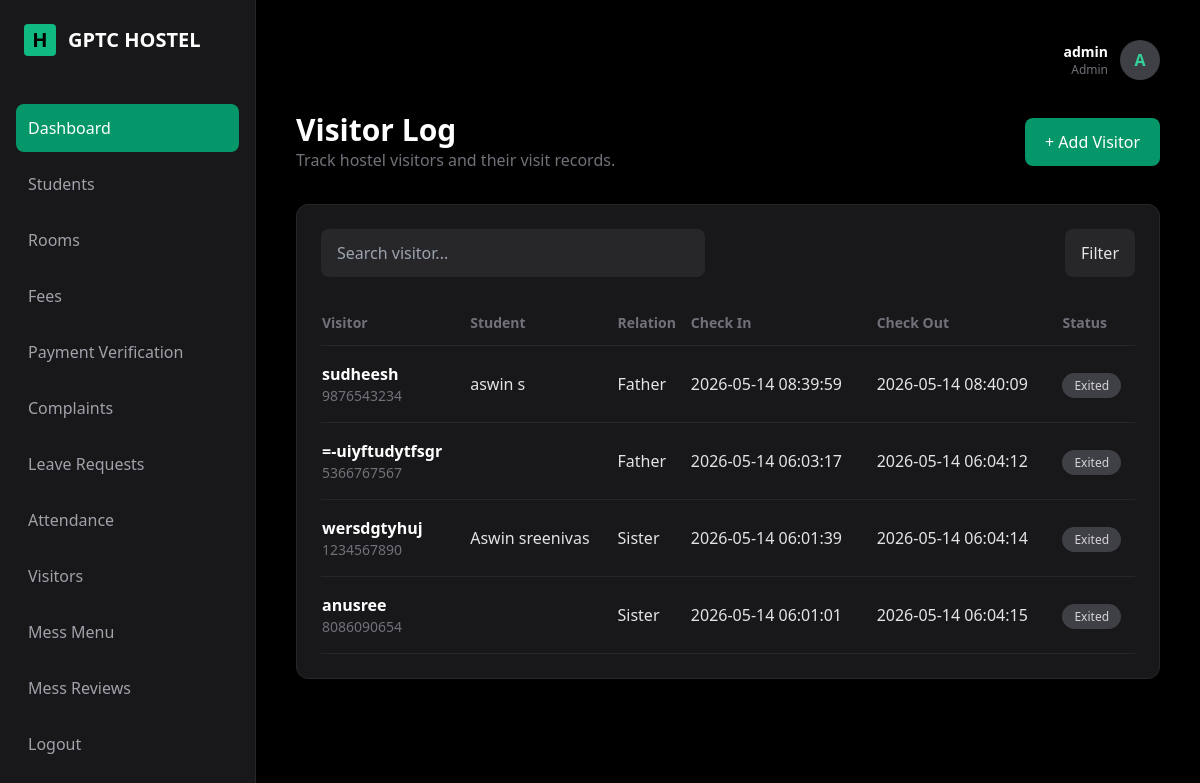
Screenshot of /admin/visitors.php (signed in) with the database file from the repository.
### tables this page shows
CREATE TABLE `visitors` (
  `visitor_id` int(11) NOT NULL,
  `visitor_name` varchar(100) DEFAULT NULL,
  `phone` varchar(20) DEFAULT NULL,
  `student_id` int(11) DEFAULT NULL,
  `relation` varchar(100) DEFAULT NULL,
  `check_in` datetime DEFAULT NULL,
  `check_out` datetime DEFAULT NULL,
  `id_proof` varchar(100) DEFAULT NULL,
  `remarks` text DEFAULT NULL,
  `created_at` time NOT NULL DEFAULT current_timestamp()
);

CREATE TABLE `students` (
  `student_id` int(11) NOT NULL,
  `user_id` int(11) DEFAULT NULL,
  `parent_id` int(11) DEFAULT NULL,
  `admission_no` varchar(50) DEFAULT NULL,
  `full_name` varchar(100) DEFAULT NULL,
  `gender` enum('male','female','other') DEFAULT NULL,
  `dob` date DEFAULT NULL,
  `course` varchar(100) DEFAULT NULL,
  `department` varchar(100) DEFAULT NULL,
  `year` int(11) DEFAULT NULL,
  `phone` varchar(20) DEFAULT NULL,
  `email` varchar(100) DEFAULT NULL,
  `address` text DEFAULT NULL,
  `blood_group` varchar(10) DEFAULT NULL,
  `photo` varchar(255) DEFAULT NULL,
  `join_date` date DEFAULT NULL,
  `status` enum('active','left','suspended') DEFAULT 'active',
  `created_at` timestamp NOT NULL DEFAULT current_timestamp()
);

### admin/visitors.php (the view, shortened to what this page needs)
<?php
$visitors = mysqli_query($conn,"
SELECT visitors.*, students.full_name
FROM visitors
LEFT JOIN students
ON visitors.student_id = students.student_id
ORDER BY check_in DESC
");
?>
<!DOCTYPE html>
<html>
<head>
<script src="https://cdn.tailwindcss.com"></script>
</head>
<body class="bg-black text-zinc-200">
<div class="flex">
<?php include("layout/sidebar.php"); ?>
<div class="flex-1 p-10">
<?php include("layout/header.php"); ?>
<div class="flex justify-between items-center mb-8">
<div>
<h1 class="text-3xl font-bold text-white">
Visitor Log
</h1>
<p class="text-zinc-500">
Track hostel visitors and their visit records.
</p>
</div>
<a href="add_visitor.php"
class="bg-emerald-600 hover:bg-emerald-500 px-5 py-3 rounded-lg text-white">
+ Add Visitor
</a>
</div>
<div class="bg-zinc-900 border border-zinc-800 rounded-xl p-6">
<div class="flex justify-between mb-6">
<input
type="text"
placeholder="Search visitor..."
class="bg-zinc-800 px-4 py-3 rounded-lg w-96 text-white outline-none"
/>
<button class="bg-zinc-800 px-4 py-3 rounded-lg">
Filter
</button>
</div>
<table class="w-full text-left">
<thead class="text-zinc-500 text-sm border-b border-zinc-800">
<tr>
<th class="py-3">Visitor</th>
<th>Student</th>
<th>Relation</th>
<th>Check In</th>
<th>Check Out</th>
<th>Status</th>
</tr>
</thead>
<tbody>
<?php while($row=mysqli_fetch_assoc($visitors)){ ?>
<tr class="border-b border-zinc-800">
<td class="py-4">
<div class="text-white font-semibold">
<?php echo $row['visitor_name']; ?>
</div>
<div class="text-zinc-500 text-sm">
<?php echo $row['phone']; ?>
</div>
</td>
<td>
<?php echo $row['full_name']; ?>
</td>
<td>
<?php echo $row['relation']; ?>
</td>
<td>
<?php echo $row['check_in']; ?>
</td>
<td>
<?php echo $row['check_out'] ? $row['check_out'] : "-"; ?>
</td>
<td>
<?php if($row['check_out']==NULL){ ?>
<span class="bg-emerald-600/20 text-emerald-400 px-3 py-1 rounded-full text-xs">
Inside
</span>
<a href="checkout_visitor.php?id=<?php echo $row['visitor_id']; ?>"
class="ml-3 text-red-400 text-sm">
Check Out
</a>
<?php } else { ?>
<span class="bg-zinc-700 text-zinc-300 px-3 py-1 rounded-full text-xs">
Exited
</span>
<?php } ?>
</td>
</tr>
<?php } ?>
</tbody>
</table>
</div>
</div>
</div>
</body>
</html>

### rows the page displays
visitors: visitor_name "sudheesh", phone "9876543234", student.full_name "aswin s", relation "Father", check_in "2026-05-14 08:39:59", check_out "2026-05-14 08:40:09", shows "Exited"
visitors: visitor_name "=-uiyftudytfsgr", phone "5366767567", relation "Father", check_in "2026-05-14 06:03:17", check_out "2026-05-14 06:04:12", shows "Exited"
visitors: visitor_name "wersdgtyhuj", phone "1234567890", student.full_name "Aswin sreenivas", relation "Sister", check_in "2026-05-14 06:01:39", check_out "2026-05-14 06:04:14", shows "Exited"
visitors: visitor_name "anusree", phone "8086090654", relation "Sister", check_in "2026-05-14 06:01:01", check_out "2026-05-14 06:04:15", shows "Exited"

### other values shown
$_SESSION['username'] "admin"
